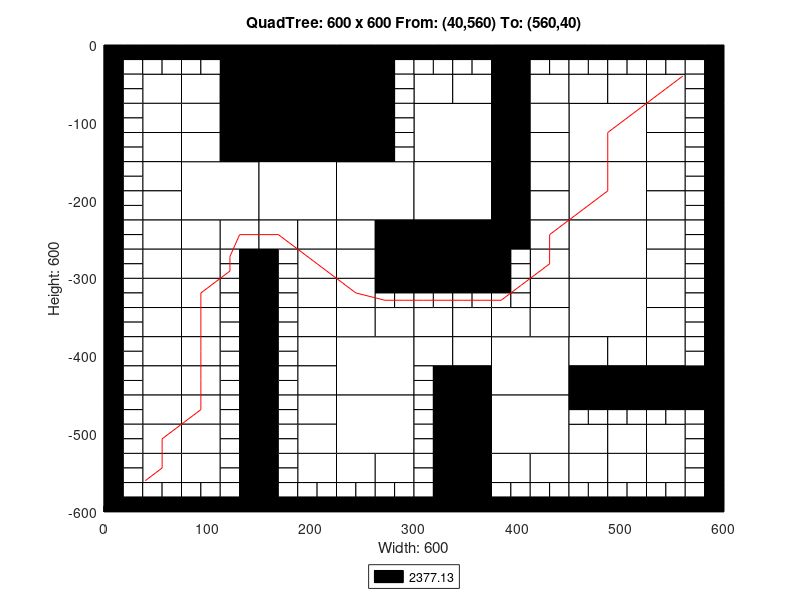

Reproduce this figure in MATLAB.
axis([0 600 -600 0]);
title('QuadTree: 600 x 600 From: (40,560) To: (560,40)');
xlabel('Width: 600');
ylabel('Height: 600');
rectangle('Position',[150 -75 75 75], 'FaceColor',[0 0 0]);
rectangle('Position',[150 -150 75 75], 'FaceColor',[0 0 0]);
rectangle('Position',[75 -225 75 75], 'FaceColor',[1 1 1]);
rectangle('Position',[150 -225 75 75], 'FaceColor',[1 1 1]);
rectangle('Position',[225 -225 75 75], 'FaceColor',[1 1 1]);
rectangle('Position',[300 -150 75 75], 'FaceColor',[1 1 1]);
rectangle('Position',[450 -150 75 75], 'FaceColor',[1 1 1]);
rectangle('Position',[300 -225 75 75], 'FaceColor',[1 1 1]);
rectangle('Position',[300 -300 75 75], 'FaceColor',[0 0 0]);
rectangle('Position',[450 -225 75 75], 'FaceColor',[1 1 1]);
rectangle('Position',[450 -300 75 75], 'FaceColor',[1 1 1]);
rectangle('Position',[225 -450 75 75], 'FaceColor',[1 1 1]);
rectangle('Position',[225 -525 75 75], 'FaceColor',[1 1 1]);
rectangle('Position',[375 -450 75 75], 'FaceColor',[1 1 1]);
rectangle('Position',[450 -375 75 75], 'FaceColor',[1 1 1]);
rectangle('Position',[375 -525 75 75], 'FaceColor',[1 1 1]);
rectangle('Position',[37.5 -75 37.5 37.5], 'FaceColor',[1 1 1]);
rectangle('Position',[112.5 -37.5 37.5 37.5], 'FaceColor',[0 0 0]);
rectangle('Position',[75 -75 37.5 37.5], 'FaceColor',[1 1 1]);
rectangle('Position',[112.5 -75 37.5 37.5], 'FaceColor',[0 0 0]);
rectangle('Position',[37.5 -112.5 37.5 37.5], 'FaceColor',[1 1 1]);
rectangle('Position',[37.5 -150 37.5 37.5], 'FaceColor',[1 1 1]);
rectangle('Position',[75 -112.5 37.5 37.5], 'FaceColor',[1 1 1]);
rectangle('Position',[112.5 -112.5 37.5 37.5], 'FaceColor',[0 0 0]);
rectangle('Position',[75 -150 37.5 37.5], 'FaceColor',[1 1 1]);
rectangle('Position',[112.5 -150 37.5 37.5], 'FaceColor',[0 0 0]);
rectangle('Position',[225 -37.5 37.5 37.5], 'FaceColor',[0 0 0]);
rectangle('Position',[225 -75 37.5 37.5], 'FaceColor',[0 0 0]);
rectangle('Position',[225 -112.5 37.5 37.5], 'FaceColor',[0 0 0]);
rectangle('Position',[225 -150 37.5 37.5], 'FaceColor',[0 0 0]);
rectangle('Position',[37.5 -187.5 37.5 37.5], 'FaceColor',[1 1 1]);
rectangle('Position',[37.5 -225 37.5 37.5], 'FaceColor',[1 1 1]);
rectangle('Position',[37.5 -262.5 37.5 37.5], 'FaceColor',[1 1 1]);
rectangle('Position',[37.5 -300 37.5 37.5], 'FaceColor',[1 1 1]);
rectangle('Position',[75 -262.5 37.5 37.5], 'FaceColor',[1 1 1]);
rectangle('Position',[112.5 -262.5 37.5 37.5], 'FaceColor',[1 1 1]);
rectangle('Position',[75 -300 37.5 37.5], 'FaceColor',[1 1 1]);
rectangle('Position',[150 -262.5 37.5 37.5], 'FaceColor',[1 1 1]);
rectangle('Position',[187.5 -262.5 37.5 37.5], 'FaceColor',[1 1 1]);
rectangle('Position',[187.5 -300 37.5 37.5], 'FaceColor',[1 1 1]);
rectangle('Position',[225 -262.5 37.5 37.5], 'FaceColor',[1 1 1]);
rectangle('Position',[262.5 -262.5 37.5 37.5], 'FaceColor',[0 0 0]);
rectangle('Position',[225 -300 37.5 37.5], 'FaceColor',[1 1 1]);
rectangle('Position',[262.5 -300 37.5 37.5], 'FaceColor',[0 0 0]);
rectangle('Position',[300 -75 37.5 37.5], 'FaceColor',[1 1 1]);
rectangle('Position',[337.5 -75 37.5 37.5], 'FaceColor',[1 1 1]);
rectangle('Position',[375 -37.5 37.5 37.5], 'FaceColor',[0 0 0]);
rectangle('Position',[375 -75 37.5 37.5], 'FaceColor',[0 0 0]);
rectangle('Position',[412.5 -75 37.5 37.5], 'FaceColor',[1 1 1]);
rectangle('Position',[375 -112.5 37.5 37.5], 'FaceColor',[0 0 0]);
rectangle('Position',[412.5 -112.5 37.5 37.5], 'FaceColor',[1 1 1]);
rectangle('Position',[375 -150 37.5 37.5], 'FaceColor',[0 0 0]);
rectangle('Position',[412.5 -150 37.5 37.5], 'FaceColor',[1 1 1]);
rectangle('Position',[450 -75 37.5 37.5], 'FaceColor',[1 1 1]);
rectangle('Position',[487.5 -75 37.5 37.5], 'FaceColor',[1 1 1]);
rectangle('Position',[525 -75 37.5 37.5], 'FaceColor',[1 1 1]);
rectangle('Position',[525 -112.5 37.5 37.5], 'FaceColor',[1 1 1]);
rectangle('Position',[525 -150 37.5 37.5], 'FaceColor',[1 1 1]);
rectangle('Position',[375 -187.5 37.5 37.5], 'FaceColor',[0 0 0]);
rectangle('Position',[412.5 -187.5 37.5 37.5], 'FaceColor',[1 1 1]);
rectangle('Position',[375 -225 37.5 37.5], 'FaceColor',[0 0 0]);
rectangle('Position',[412.5 -225 37.5 37.5], 'FaceColor',[1 1 1]);
rectangle('Position',[375 -262.5 37.5 37.5], 'FaceColor',[0 0 0]);
rectangle('Position',[412.5 -262.5 37.5 37.5], 'FaceColor',[1 1 1]);
rectangle('Position',[412.5 -300 37.5 37.5], 'FaceColor',[1 1 1]);
rectangle('Position',[525 -187.5 37.5 37.5], 'FaceColor',[1 1 1]);
rectangle('Position',[525 -225 37.5 37.5], 'FaceColor',[1 1 1]);
rectangle('Position',[525 -262.5 37.5 37.5], 'FaceColor',[1 1 1]);
rectangle('Position',[525 -300 37.5 37.5], 'FaceColor',[1 1 1]);
rectangle('Position',[37.5 -337.5 37.5 37.5], 'FaceColor',[1 1 1]);
rectangle('Position',[37.5 -375 37.5 37.5], 'FaceColor',[1 1 1]);
rectangle('Position',[75 -337.5 37.5 37.5], 'FaceColor',[1 1 1]);
rectangle('Position',[75 -375 37.5 37.5], 'FaceColor',[1 1 1]);
rectangle('Position',[37.5 -412.5 37.5 37.5], 'FaceColor',[1 1 1]);
rectangle('Position',[37.5 -450 37.5 37.5], 'FaceColor',[1 1 1]);
rectangle('Position',[75 -412.5 37.5 37.5], 'FaceColor',[1 1 1]);
rectangle('Position',[75 -450 37.5 37.5], 'FaceColor',[1 1 1]);
rectangle('Position',[187.5 -337.5 37.5 37.5], 'FaceColor',[1 1 1]);
rectangle('Position',[187.5 -375 37.5 37.5], 'FaceColor',[1 1 1]);
rectangle('Position',[225 -337.5 37.5 37.5], 'FaceColor',[1 1 1]);
rectangle('Position',[225 -375 37.5 37.5], 'FaceColor',[1 1 1]);
rectangle('Position',[262.5 -375 37.5 37.5], 'FaceColor',[1 1 1]);
rectangle('Position',[187.5 -412.5 37.5 37.5], 'FaceColor',[1 1 1]);
rectangle('Position',[187.5 -450 37.5 37.5], 'FaceColor',[1 1 1]);
rectangle('Position',[37.5 -487.5 37.5 37.5], 'FaceColor',[1 1 1]);
rectangle('Position',[37.5 -525 37.5 37.5], 'FaceColor',[1 1 1]);
rectangle('Position',[75 -487.5 37.5 37.5], 'FaceColor',[1 1 1]);
rectangle('Position',[75 -525 37.5 37.5], 'FaceColor',[1 1 1]);
rectangle('Position',[37.5 -562.5 37.5 37.5], 'FaceColor',[1 1 1]);
rectangle('Position',[75 -562.5 37.5 37.5], 'FaceColor',[1 1 1]);
rectangle('Position',[187.5 -487.5 37.5 37.5], 'FaceColor',[1 1 1]);
rectangle('Position',[187.5 -525 37.5 37.5], 'FaceColor',[1 1 1]);
rectangle('Position',[187.5 -562.5 37.5 37.5], 'FaceColor',[1 1 1]);
rectangle('Position',[225 -562.5 37.5 37.5], 'FaceColor',[1 1 1]);
rectangle('Position',[262.5 -562.5 37.5 37.5], 'FaceColor',[1 1 1]);
rectangle('Position',[300 -375 37.5 37.5], 'FaceColor',[1 1 1]);
rectangle('Position',[337.5 -375 37.5 37.5], 'FaceColor',[1 1 1]);
rectangle('Position',[412.5 -337.5 37.5 37.5], 'FaceColor',[1 1 1]);
rectangle('Position',[375 -375 37.5 37.5], 'FaceColor',[1 1 1]);
rectangle('Position',[412.5 -375 37.5 37.5], 'FaceColor',[1 1 1]);
rectangle('Position',[300 -412.5 37.5 37.5], 'FaceColor',[1 1 1]);
rectangle('Position',[337.5 -412.5 37.5 37.5], 'FaceColor',[1 1 1]);
rectangle('Position',[337.5 -450 37.5 37.5], 'FaceColor',[0 0 0]);
rectangle('Position',[525 -337.5 37.5 37.5], 'FaceColor',[1 1 1]);
rectangle('Position',[525 -375 37.5 37.5], 'FaceColor',[1 1 1]);
rectangle('Position',[450 -412.5 37.5 37.5], 'FaceColor',[1 1 1]);
rectangle('Position',[487.5 -412.5 37.5 37.5], 'FaceColor',[1 1 1]);
rectangle('Position',[450 -450 37.5 37.5], 'FaceColor',[0 0 0]);
rectangle('Position',[487.5 -450 37.5 37.5], 'FaceColor',[0 0 0]);
rectangle('Position',[525 -412.5 37.5 37.5], 'FaceColor',[1 1 1]);
rectangle('Position',[525 -450 37.5 37.5], 'FaceColor',[0 0 0]);
rectangle('Position',[562.5 -450 37.5 37.5], 'FaceColor',[0 0 0]);
rectangle('Position',[337.5 -487.5 37.5 37.5], 'FaceColor',[0 0 0]);
rectangle('Position',[337.5 -525 37.5 37.5], 'FaceColor',[0 0 0]);
rectangle('Position',[337.5 -562.5 37.5 37.5], 'FaceColor',[0 0 0]);
rectangle('Position',[337.5 -600 37.5 37.5], 'FaceColor',[0 0 0]);
rectangle('Position',[375 -562.5 37.5 37.5], 'FaceColor',[1 1 1]);
rectangle('Position',[412.5 -562.5 37.5 37.5], 'FaceColor',[1 1 1]);
rectangle('Position',[450 -525 37.5 37.5], 'FaceColor',[1 1 1]);
rectangle('Position',[487.5 -525 37.5 37.5], 'FaceColor',[1 1 1]);
rectangle('Position',[525 -525 37.5 37.5], 'FaceColor',[1 1 1]);
rectangle('Position',[450 -562.5 37.5 37.5], 'FaceColor',[1 1 1]);
rectangle('Position',[487.5 -562.5 37.5 37.5], 'FaceColor',[1 1 1]);
rectangle('Position',[525 -562.5 37.5 37.5], 'FaceColor',[1 1 1]);
rectangle('Position',[0 -18.75 18.75 18.75], 'FaceColor',[0 0 0]);
rectangle('Position',[18.75 -18.75 18.75 18.75], 'FaceColor',[0 0 0]);
rectangle('Position',[0 -37.5 18.75 18.75], 'FaceColor',[0 0 0]);
rectangle('Position',[18.75 -37.5 18.75 18.75], 'FaceColor',[1 1 1]);
rectangle('Position',[37.5 -18.75 18.75 18.75], 'FaceColor',[0 0 0]);
rectangle('Position',[56.25 -18.75 18.75 18.75], 'FaceColor',[0 0 0]);
rectangle('Position',[37.5 -37.5 18.75 18.75], 'FaceColor',[1 1 1]);
rectangle('Position',[56.25 -37.5 18.75 18.75], 'FaceColor',[1 1 1]);
rectangle('Position',[0 -56.25 18.75 18.75], 'FaceColor',[0 0 0]);
rectangle('Position',[18.75 -56.25 18.75 18.75], 'FaceColor',[1 1 1]);
rectangle('Position',[0 -75 18.75 18.75], 'FaceColor',[0 0 0]);
rectangle('Position',[18.75 -75 18.75 18.75], 'FaceColor',[1 1 1]);
rectangle('Position',[75 -18.75 18.75 18.75], 'FaceColor',[0 0 0]);
rectangle('Position',[93.75 -18.75 18.75 18.75], 'FaceColor',[0 0 0]);
rectangle('Position',[75 -37.5 18.75 18.75], 'FaceColor',[1 1 1]);
rectangle('Position',[93.75 -37.5 18.75 18.75], 'FaceColor',[1 1 1]);
rectangle('Position',[0 -93.75 18.75 18.75], 'FaceColor',[0 0 0]);
rectangle('Position',[18.75 -93.75 18.75 18.75], 'FaceColor',[1 1 1]);
rectangle('Position',[0 -112.5 18.75 18.75], 'FaceColor',[0 0 0]);
rectangle('Position',[18.75 -112.5 18.75 18.75], 'FaceColor',[1 1 1]);
rectangle('Position',[0 -131.25 18.75 18.75], 'FaceColor',[0 0 0]);
rectangle('Position',[18.75 -131.25 18.75 18.75], 'FaceColor',[1 1 1]);
rectangle('Position',[0 -150 18.75 18.75], 'FaceColor',[0 0 0]);
rectangle('Position',[18.75 -150 18.75 18.75], 'FaceColor',[1 1 1]);
rectangle('Position',[262.5 -18.75 18.75 18.75], 'FaceColor',[0 0 0]);
rectangle('Position',[281.25 -18.75 18.75 18.75], 'FaceColor',[0 0 0]);
rectangle('Position',[262.5 -37.5 18.75 18.75], 'FaceColor',[0 0 0]);
rectangle('Position',[281.25 -37.5 18.75 18.75], 'FaceColor',[1 1 1]);
rectangle('Position',[262.5 -56.25 18.75 18.75], 'FaceColor',[0 0 0]);
rectangle('Position',[281.25 -56.25 18.75 18.75], 'FaceColor',[1 1 1]);
rectangle('Position',[262.5 -75 18.75 18.75], 'FaceColor',[0 0 0]);
rectangle('Position',[281.25 -75 18.75 18.75], 'FaceColor',[1 1 1]);
rectangle('Position',[262.5 -93.75 18.75 18.75], 'FaceColor',[0 0 0]);
rectangle('Position',[281.25 -93.75 18.75 18.75], 'FaceColor',[1 1 1]);
rectangle('Position',[262.5 -112.5 18.75 18.75], 'FaceColor',[0 0 0]);
rectangle('Position',[281.25 -112.5 18.75 18.75], 'FaceColor',[1 1 1]);
rectangle('Position',[262.5 -131.25 18.75 18.75], 'FaceColor',[0 0 0]);
rectangle('Position',[281.25 -131.25 18.75 18.75], 'FaceColor',[1 1 1]);
rectangle('Position',[262.5 -150 18.75 18.75], 'FaceColor',[0 0 0]);
rectangle('Position',[281.25 -150 18.75 18.75], 'FaceColor',[1 1 1]);
rectangle('Position',[0 -168.75 18.75 18.75], 'FaceColor',[0 0 0]);
rectangle('Position',[18.75 -168.75 18.75 18.75], 'FaceColor',[1 1 1]);
rectangle('Position',[0 -187.5 18.75 18.75], 'FaceColor',[0 0 0]);
rectangle('Position',[18.75 -187.5 18.75 18.75], 'FaceColor',[1 1 1]);
rectangle('Position',[0 -206.25 18.75 18.75], 'FaceColor',[0 0 0]);
rectangle('Position',[18.75 -206.25 18.75 18.75], 'FaceColor',[1 1 1]);
rectangle('Position',[0 -225 18.75 18.75], 'FaceColor',[0 0 0]);
rectangle('Position',[18.75 -225 18.75 18.75], 'FaceColor',[1 1 1]);
rectangle('Position',[0 -243.75 18.75 18.75], 'FaceColor',[0 0 0]);
rectangle('Position',[18.75 -243.75 18.75 18.75], 'FaceColor',[1 1 1]);
rectangle('Position',[0 -262.5 18.75 18.75], 'FaceColor',[0 0 0]);
rectangle('Position',[18.75 -262.5 18.75 18.75], 'FaceColor',[1 1 1]);
rectangle('Position',[0 -281.25 18.75 18.75], 'FaceColor',[0 0 0]);
rectangle('Position',[18.75 -281.25 18.75 18.75], 'FaceColor',[1 1 1]);
rectangle('Position',[0 -300 18.75 18.75], 'FaceColor',[0 0 0]);
rectangle('Position',[18.75 -300 18.75 18.75], 'FaceColor',[1 1 1]);
rectangle('Position',[112.5 -281.25 18.75 18.75], 'FaceColor',[1 1 1]);
rectangle('Position',[131.25 -281.25 18.75 18.75], 'FaceColor',[0 0 0]);
rectangle('Position',[112.5 -300 18.75 18.75], 'FaceColor',[1 1 1]);
rectangle('Position',[131.25 -300 18.75 18.75], 'FaceColor',[0 0 0]);
rectangle('Position',[150 -281.25 18.75 18.75], 'FaceColor',[0 0 0]);
rectangle('Position',[168.75 -281.25 18.75 18.75], 'FaceColor',[1 1 1]);
rectangle('Position',[150 -300 18.75 18.75], 'FaceColor',[0 0 0]);
rectangle('Position',[168.75 -300 18.75 18.75], 'FaceColor',[1 1 1]);
rectangle('Position',[300 -18.75 18.75 18.75], 'FaceColor',[0 0 0]);
rectangle('Position',[318.75 -18.75 18.75 18.75], 'FaceColor',[0 0 0]);
rectangle('Position',[300 -37.5 18.75 18.75], 'FaceColor',[1 1 1]);
rectangle('Position',[318.75 -37.5 18.75 18.75], 'FaceColor',[1 1 1]);
rectangle('Position',[337.5 -18.75 18.75 18.75], 'FaceColor',[0 0 0]);
rectangle('Position',[356.25 -18.75 18.75 18.75], 'FaceColor',[0 0 0]);
rectangle('Position',[337.5 -37.5 18.75 18.75], 'FaceColor',[1 1 1]);
rectangle('Position',[356.25 -37.5 18.75 18.75], 'FaceColor',[1 1 1]);
rectangle('Position',[412.5 -18.75 18.75 18.75], 'FaceColor',[0 0 0]);
rectangle('Position',[431.25 -18.75 18.75 18.75], 'FaceColor',[0 0 0]);
rectangle('Position',[412.5 -37.5 18.75 18.75], 'FaceColor',[1 1 1]);
rectangle('Position',[431.25 -37.5 18.75 18.75], 'FaceColor',[1 1 1]);
rectangle('Position',[450 -18.75 18.75 18.75], 'FaceColor',[0 0 0]);
rectangle('Position',[468.75 -18.75 18.75 18.75], 'FaceColor',[0 0 0]);
rectangle('Position',[450 -37.5 18.75 18.75], 'FaceColor',[1 1 1]);
rectangle('Position',[468.75 -37.5 18.75 18.75], 'FaceColor',[1 1 1]);
rectangle('Position',[487.5 -18.75 18.75 18.75], 'FaceColor',[0 0 0]);
rectangle('Position',[506.25 -18.75 18.75 18.75], 'FaceColor',[0 0 0]);
rectangle('Position',[487.5 -37.5 18.75 18.75], 'FaceColor',[1 1 1]);
rectangle('Position',[506.25 -37.5 18.75 18.75], 'FaceColor',[1 1 1]);
rectangle('Position',[525 -18.75 18.75 18.75], 'FaceColor',[0 0 0]);
rectangle('Position',[543.75 -18.75 18.75 18.75], 'FaceColor',[0 0 0]);
rectangle('Position',[525 -37.5 18.75 18.75], 'FaceColor',[1 1 1]);
rectangle('Position',[543.75 -37.5 18.75 18.75], 'FaceColor',[1 1 1]);
rectangle('Position',[562.5 -18.75 18.75 18.75], 'FaceColor',[0 0 0]);
rectangle('Position',[581.25 -18.75 18.75 18.75], 'FaceColor',[0 0 0]);
rectangle('Position',[562.5 -37.5 18.75 18.75], 'FaceColor',[1 1 1]);
rectangle('Position',[581.25 -37.5 18.75 18.75], 'FaceColor',[0 0 0]);
rectangle('Position',[562.5 -56.25 18.75 18.75], 'FaceColor',[1 1 1]);
rectangle('Position',[581.25 -56.25 18.75 18.75], 'FaceColor',[0 0 0]);
rectangle('Position',[562.5 -75 18.75 18.75], 'FaceColor',[1 1 1]);
rectangle('Position',[581.25 -75 18.75 18.75], 'FaceColor',[0 0 0]);
rectangle('Position',[562.5 -93.75 18.75 18.75], 'FaceColor',[1 1 1]);
rectangle('Position',[581.25 -93.75 18.75 18.75], 'FaceColor',[0 0 0]);
rectangle('Position',[562.5 -112.5 18.75 18.75], 'FaceColor',[1 1 1]);
rectangle('Position',[581.25 -112.5 18.75 18.75], 'FaceColor',[0 0 0]);
rectangle('Position',[562.5 -131.25 18.75 18.75], 'FaceColor',[1 1 1]);
rectangle('Position',[581.25 -131.25 18.75 18.75], 'FaceColor',[0 0 0]);
rectangle('Position',[562.5 -150 18.75 18.75], 'FaceColor',[1 1 1]);
rectangle('Position',[581.25 -150 18.75 18.75], 'FaceColor',[0 0 0]);
rectangle('Position',[375 -281.25 18.75 18.75], 'FaceColor',[0 0 0]);
rectangle('Position',[393.75 -281.25 18.75 18.75], 'FaceColor',[1 1 1]);
rectangle('Position',[375 -300 18.75 18.75], 'FaceColor',[0 0 0]);
rectangle('Position',[393.75 -300 18.75 18.75], 'FaceColor',[1 1 1]);
rectangle('Position',[562.5 -168.75 18.75 18.75], 'FaceColor',[1 1 1]);
rectangle('Position',[581.25 -168.75 18.75 18.75], 'FaceColor',[0 0 0]);
rectangle('Position',[562.5 -187.5 18.75 18.75], 'FaceColor',[1 1 1]);
rectangle('Position',[581.25 -187.5 18.75 18.75], 'FaceColor',[0 0 0]);
rectangle('Position',[562.5 -206.25 18.75 18.75], 'FaceColor',[1 1 1]);
rectangle('Position',[581.25 -206.25 18.75 18.75], 'FaceColor',[0 0 0]);
rectangle('Position',[562.5 -225 18.75 18.75], 'FaceColor',[1 1 1]);
rectangle('Position',[581.25 -225 18.75 18.75], 'FaceColor',[0 0 0]);
rectangle('Position',[562.5 -243.75 18.75 18.75], 'FaceColor',[1 1 1]);
rectangle('Position',[581.25 -243.75 18.75 18.75], 'FaceColor',[0 0 0]);
rectangle('Position',[562.5 -262.5 18.75 18.75], 'FaceColor',[1 1 1]);
rectangle('Position',[581.25 -262.5 18.75 18.75], 'FaceColor',[0 0 0]);
rectangle('Position',[562.5 -281.25 18.75 18.75], 'FaceColor',[1 1 1]);
rectangle('Position',[581.25 -281.25 18.75 18.75], 'FaceColor',[0 0 0]);
rectangle('Position',[562.5 -300 18.75 18.75], 'FaceColor',[1 1 1]);
rectangle('Position',[581.25 -300 18.75 18.75], 'FaceColor',[0 0 0]);
rectangle('Position',[0 -318.75 18.75 18.75], 'FaceColor',[0 0 0]);
rectangle('Position',[18.75 -318.75 18.75 18.75], 'FaceColor',[1 1 1]);
rectangle('Position',[0 -337.5 18.75 18.75], 'FaceColor',[0 0 0]);
rectangle('Position',[18.75 -337.5 18.75 18.75], 'FaceColor',[1 1 1]);
rectangle('Position',[0 -356.25 18.75 18.75], 'FaceColor',[0 0 0]);
rectangle('Position',[18.75 -356.25 18.75 18.75], 'FaceColor',[1 1 1]);
rectangle('Position',[0 -375 18.75 18.75], 'FaceColor',[0 0 0]);
rectangle('Position',[18.75 -375 18.75 18.75], 'FaceColor',[1 1 1]);
rectangle('Position',[112.5 -318.75 18.75 18.75], 'FaceColor',[1 1 1]);
rectangle('Position',[131.25 -318.75 18.75 18.75], 'FaceColor',[0 0 0]);
rectangle('Position',[112.5 -337.5 18.75 18.75], 'FaceColor',[1 1 1]);
rectangle('Position',[131.25 -337.5 18.75 18.75], 'FaceColor',[0 0 0]);
rectangle('Position',[112.5 -356.25 18.75 18.75], 'FaceColor',[1 1 1]);
rectangle('Position',[131.25 -356.25 18.75 18.75], 'FaceColor',[0 0 0]);
rectangle('Position',[112.5 -375 18.75 18.75], 'FaceColor',[1 1 1]);
rectangle('Position',[131.25 -375 18.75 18.75], 'FaceColor',[0 0 0]);
rectangle('Position',[0 -393.75 18.75 18.75], 'FaceColor',[0 0 0]);
rectangle('Position',[18.75 -393.75 18.75 18.75], 'FaceColor',[1 1 1]);
rectangle('Position',[0 -412.5 18.75 18.75], 'FaceColor',[0 0 0]);
rectangle('Position',[18.75 -412.5 18.75 18.75], 'FaceColor',[1 1 1]);
rectangle('Position',[0 -431.25 18.75 18.75], 'FaceColor',[0 0 0]);
rectangle('Position',[18.75 -431.25 18.75 18.75], 'FaceColor',[1 1 1]);
rectangle('Position',[0 -450 18.75 18.75], 'FaceColor',[0 0 0]);
rectangle('Position',[18.75 -450 18.75 18.75], 'FaceColor',[1 1 1]);
rectangle('Position',[112.5 -393.75 18.75 18.75], 'FaceColor',[1 1 1]);
rectangle('Position',[131.25 -393.75 18.75 18.75], 'FaceColor',[0 0 0]);
rectangle('Position',[112.5 -412.5 18.75 18.75], 'FaceColor',[1 1 1]);
rectangle('Position',[131.25 -412.5 18.75 18.75], 'FaceColor',[0 0 0]);
rectangle('Position',[112.5 -431.25 18.75 18.75], 'FaceColor',[1 1 1]);
rectangle('Position',[131.25 -431.25 18.75 18.75], 'FaceColor',[0 0 0]);
rectangle('Position',[112.5 -450 18.75 18.75], 'FaceColor',[1 1 1]);
rectangle('Position',[131.25 -450 18.75 18.75], 'FaceColor',[0 0 0]);
rectangle('Position',[150 -318.75 18.75 18.75], 'FaceColor',[0 0 0]);
rectangle('Position',[168.75 -318.75 18.75 18.75], 'FaceColor',[1 1 1]);
rectangle('Position',[150 -337.5 18.75 18.75], 'FaceColor',[0 0 0]);
rectangle('Position',[168.75 -337.5 18.75 18.75], 'FaceColor',[1 1 1]);
rectangle('Position',[150 -356.25 18.75 18.75], 'FaceColor',[0 0 0]);
rectangle('Position',[168.75 -356.25 18.75 18.75], 'FaceColor',[1 1 1]);
rectangle('Position',[150 -375 18.75 18.75], 'FaceColor',[0 0 0]);
rectangle('Position',[168.75 -375 18.75 18.75], 'FaceColor',[1 1 1]);
rectangle('Position',[262.5 -318.75 18.75 18.75], 'FaceColor',[0 0 0]);
rectangle('Position',[281.25 -318.75 18.75 18.75], 'FaceColor',[0 0 0]);
rectangle('Position',[262.5 -337.5 18.75 18.75], 'FaceColor',[1 1 1]);
rectangle('Position',[281.25 -337.5 18.75 18.75], 'FaceColor',[1 1 1]);
rectangle('Position',[150 -393.75 18.75 18.75], 'FaceColor',[0 0 0]);
rectangle('Position',[168.75 -393.75 18.75 18.75], 'FaceColor',[1 1 1]);
rectangle('Position',[150 -412.5 18.75 18.75], 'FaceColor',[0 0 0]);
rectangle('Position',[168.75 -412.5 18.75 18.75], 'FaceColor',[1 1 1]);
rectangle('Position',[150 -431.25 18.75 18.75], 'FaceColor',[0 0 0]);
rectangle('Position',[168.75 -431.25 18.75 18.75], 'FaceColor',[1 1 1]);
rectangle('Position',[150 -450 18.75 18.75], 'FaceColor',[0 0 0]);
rectangle('Position',[168.75 -450 18.75 18.75], 'FaceColor',[1 1 1]);
rectangle('Position',[0 -468.75 18.75 18.75], 'FaceColor',[0 0 0]);
rectangle('Position',[18.75 -468.75 18.75 18.75], 'FaceColor',[1 1 1]);
rectangle('Position',[0 -487.5 18.75 18.75], 'FaceColor',[0 0 0]);
rectangle('Position',[18.75 -487.5 18.75 18.75], 'FaceColor',[1 1 1]);
rectangle('Position',[0 -506.25 18.75 18.75], 'FaceColor',[0 0 0]);
rectangle('Position',[18.75 -506.25 18.75 18.75], 'FaceColor',[1 1 1]);
rectangle('Position',[0 -525 18.75 18.75], 'FaceColor',[0 0 0]);
rectangle('Position',[18.75 -525 18.75 18.75], 'FaceColor',[1 1 1]);
rectangle('Position',[112.5 -468.75 18.75 18.75], 'FaceColor',[1 1 1]);
rectangle('Position',[131.25 -468.75 18.75 18.75], 'FaceColor',[0 0 0]);
rectangle('Position',[112.5 -487.5 18.75 18.75], 'FaceColor',[1 1 1]);
rectangle('Position',[131.25 -487.5 18.75 18.75], 'FaceColor',[0 0 0]);
rectangle('Position',[112.5 -506.25 18.75 18.75], 'FaceColor',[1 1 1]);
rectangle('Position',[131.25 -506.25 18.75 18.75], 'FaceColor',[0 0 0]);
rectangle('Position',[112.5 -525 18.75 18.75], 'FaceColor',[1 1 1]);
rectangle('Position',[131.25 -525 18.75 18.75], 'FaceColor',[0 0 0]);
rectangle('Position',[0 -543.75 18.75 18.75], 'FaceColor',[0 0 0]);
rectangle('Position',[18.75 -543.75 18.75 18.75], 'FaceColor',[1 1 1]);
rectangle('Position',[0 -562.5 18.75 18.75], 'FaceColor',[0 0 0]);
rectangle('Position',[18.75 -562.5 18.75 18.75], 'FaceColor',[1 1 1]);
rectangle('Position',[0 -581.25 18.75 18.75], 'FaceColor',[0 0 0]);
rectangle('Position',[18.75 -581.25 18.75 18.75], 'FaceColor',[1 1 1]);
rectangle('Position',[0 -600 18.75 18.75], 'FaceColor',[0 0 0]);
rectangle('Position',[18.75 -600 18.75 18.75], 'FaceColor',[0 0 0]);
rectangle('Position',[37.5 -581.25 18.75 18.75], 'FaceColor',[1 1 1]);
rectangle('Position',[56.25 -581.25 18.75 18.75], 'FaceColor',[1 1 1]);
rectangle('Position',[37.5 -600 18.75 18.75], 'FaceColor',[0 0 0]);
rectangle('Position',[56.25 -600 18.75 18.75], 'FaceColor',[0 0 0]);
rectangle('Position',[112.5 -543.75 18.75 18.75], 'FaceColor',[1 1 1]);
rectangle('Position',[131.25 -543.75 18.75 18.75], 'FaceColor',[0 0 0]);
rectangle('Position',[112.5 -562.5 18.75 18.75], 'FaceColor',[1 1 1]);
rectangle('Position',[131.25 -562.5 18.75 18.75], 'FaceColor',[0 0 0]);
rectangle('Position',[75 -581.25 18.75 18.75], 'FaceColor',[1 1 1]);
rectangle('Position',[93.75 -581.25 18.75 18.75], 'FaceColor',[1 1 1]);
rectangle('Position',[75 -600 18.75 18.75], 'FaceColor',[0 0 0]);
rectangle('Position',[93.75 -600 18.75 18.75], 'FaceColor',[0 0 0]);
rectangle('Position',[112.5 -581.25 18.75 18.75], 'FaceColor',[1 1 1]);
rectangle('Position',[131.25 -581.25 18.75 18.75], 'FaceColor',[0 0 0]);
rectangle('Position',[112.5 -600 18.75 18.75], 'FaceColor',[0 0 0]);
rectangle('Position',[131.25 -600 18.75 18.75], 'FaceColor',[0 0 0]);
rectangle('Position',[150 -468.75 18.75 18.75], 'FaceColor',[0 0 0]);
rectangle('Position',[168.75 -468.75 18.75 18.75], 'FaceColor',[1 1 1]);
rectangle('Position',[150 -487.5 18.75 18.75], 'FaceColor',[0 0 0]);
rectangle('Position',[168.75 -487.5 18.75 18.75], 'FaceColor',[1 1 1]);
rectangle('Position',[150 -506.25 18.75 18.75], 'FaceColor',[0 0 0]);
rectangle('Position',[168.75 -506.25 18.75 18.75], 'FaceColor',[1 1 1]);
rectangle('Position',[150 -525 18.75 18.75], 'FaceColor',[0 0 0]);
rectangle('Position',[168.75 -525 18.75 18.75], 'FaceColor',[1 1 1]);
rectangle('Position',[150 -543.75 18.75 18.75], 'FaceColor',[0 0 0]);
rectangle('Position',[168.75 -543.75 18.75 18.75], 'FaceColor',[1 1 1]);
rectangle('Position',[150 -562.5 18.75 18.75], 'FaceColor',[0 0 0]);
rectangle('Position',[168.75 -562.5 18.75 18.75], 'FaceColor',[1 1 1]);
rectangle('Position',[150 -581.25 18.75 18.75], 'FaceColor',[0 0 0]);
rectangle('Position',[168.75 -581.25 18.75 18.75], 'FaceColor',[1 1 1]);
rectangle('Position',[150 -600 18.75 18.75], 'FaceColor',[0 0 0]);
rectangle('Position',[168.75 -600 18.75 18.75], 'FaceColor',[0 0 0]);
rectangle('Position',[187.5 -581.25 18.75 18.75], 'FaceColor',[1 1 1]);
rectangle('Position',[206.25 -581.25 18.75 18.75], 'FaceColor',[1 1 1]);
rectangle('Position',[187.5 -600 18.75 18.75], 'FaceColor',[0 0 0]);
rectangle('Position',[206.25 -600 18.75 18.75], 'FaceColor',[0 0 0]);
rectangle('Position',[225 -581.25 18.75 18.75], 'FaceColor',[1 1 1]);
rectangle('Position',[243.75 -581.25 18.75 18.75], 'FaceColor',[1 1 1]);
rectangle('Position',[225 -600 18.75 18.75], 'FaceColor',[0 0 0]);
rectangle('Position',[243.75 -600 18.75 18.75], 'FaceColor',[0 0 0]);
rectangle('Position',[262.5 -581.25 18.75 18.75], 'FaceColor',[1 1 1]);
rectangle('Position',[281.25 -581.25 18.75 18.75], 'FaceColor',[1 1 1]);
rectangle('Position',[262.5 -600 18.75 18.75], 'FaceColor',[0 0 0]);
rectangle('Position',[281.25 -600 18.75 18.75], 'FaceColor',[0 0 0]);
rectangle('Position',[300 -318.75 18.75 18.75], 'FaceColor',[0 0 0]);
rectangle('Position',[318.75 -318.75 18.75 18.75], 'FaceColor',[0 0 0]);
rectangle('Position',[300 -337.5 18.75 18.75], 'FaceColor',[1 1 1]);
rectangle('Position',[318.75 -337.5 18.75 18.75], 'FaceColor',[1 1 1]);
rectangle('Position',[337.5 -318.75 18.75 18.75], 'FaceColor',[0 0 0]);
rectangle('Position',[356.25 -318.75 18.75 18.75], 'FaceColor',[0 0 0]);
rectangle('Position',[337.5 -337.5 18.75 18.75], 'FaceColor',[1 1 1]);
rectangle('Position',[356.25 -337.5 18.75 18.75], 'FaceColor',[1 1 1]);
rectangle('Position',[375 -318.75 18.75 18.75], 'FaceColor',[0 0 0]);
rectangle('Position',[393.75 -318.75 18.75 18.75], 'FaceColor',[1 1 1]);
rectangle('Position',[375 -337.5 18.75 18.75], 'FaceColor',[1 1 1]);
rectangle('Position',[393.75 -337.5 18.75 18.75], 'FaceColor',[1 1 1]);
rectangle('Position',[300 -431.25 18.75 18.75], 'FaceColor',[1 1 1]);
rectangle('Position',[318.75 -431.25 18.75 18.75], 'FaceColor',[0 0 0]);
rectangle('Position',[300 -450 18.75 18.75], 'FaceColor',[1 1 1]);
rectangle('Position',[318.75 -450 18.75 18.75], 'FaceColor',[0 0 0]);
rectangle('Position',[562.5 -318.75 18.75 18.75], 'FaceColor',[1 1 1]);
rectangle('Position',[581.25 -318.75 18.75 18.75], 'FaceColor',[0 0 0]);
rectangle('Position',[562.5 -337.5 18.75 18.75], 'FaceColor',[1 1 1]);
rectangle('Position',[581.25 -337.5 18.75 18.75], 'FaceColor',[0 0 0]);
rectangle('Position',[562.5 -356.25 18.75 18.75], 'FaceColor',[1 1 1]);
rectangle('Position',[581.25 -356.25 18.75 18.75], 'FaceColor',[0 0 0]);
rectangle('Position',[562.5 -375 18.75 18.75], 'FaceColor',[1 1 1]);
rectangle('Position',[581.25 -375 18.75 18.75], 'FaceColor',[0 0 0]);
rectangle('Position',[562.5 -393.75 18.75 18.75], 'FaceColor',[1 1 1]);
rectangle('Position',[581.25 -393.75 18.75 18.75], 'FaceColor',[0 0 0]);
rectangle('Position',[562.5 -412.5 18.75 18.75], 'FaceColor',[1 1 1]);
rectangle('Position',[581.25 -412.5 18.75 18.75], 'FaceColor',[0 0 0]);
rectangle('Position',[300 -468.75 18.75 18.75], 'FaceColor',[1 1 1]);
rectangle('Position',[318.75 -468.75 18.75 18.75], 'FaceColor',[0 0 0]);
rectangle('Position',[300 -487.5 18.75 18.75], 'FaceColor',[1 1 1]);
rectangle('Position',[318.75 -487.5 18.75 18.75], 'FaceColor',[0 0 0]);
rectangle('Position',[300 -506.25 18.75 18.75], 'FaceColor',[1 1 1]);
rectangle('Position',[318.75 -506.25 18.75 18.75], 'FaceColor',[0 0 0]);
rectangle('Position',[300 -525 18.75 18.75], 'FaceColor',[1 1 1]);
rectangle('Position',[318.75 -525 18.75 18.75], 'FaceColor',[0 0 0]);
rectangle('Position',[300 -543.75 18.75 18.75], 'FaceColor',[1 1 1]);
rectangle('Position',[318.75 -543.75 18.75 18.75], 'FaceColor',[0 0 0]);
rectangle('Position',[300 -562.5 18.75 18.75], 'FaceColor',[1 1 1]);
rectangle('Position',[318.75 -562.5 18.75 18.75], 'FaceColor',[0 0 0]);
rectangle('Position',[300 -581.25 18.75 18.75], 'FaceColor',[1 1 1]);
rectangle('Position',[318.75 -581.25 18.75 18.75], 'FaceColor',[0 0 0]);
rectangle('Position',[300 -600 18.75 18.75], 'FaceColor',[0 0 0]);
rectangle('Position',[318.75 -600 18.75 18.75], 'FaceColor',[0 0 0]);
rectangle('Position',[375 -581.25 18.75 18.75], 'FaceColor',[1 1 1]);
rectangle('Position',[393.75 -581.25 18.75 18.75], 'FaceColor',[1 1 1]);
rectangle('Position',[375 -600 18.75 18.75], 'FaceColor',[0 0 0]);
rectangle('Position',[393.75 -600 18.75 18.75], 'FaceColor',[0 0 0]);
rectangle('Position',[412.5 -581.25 18.75 18.75], 'FaceColor',[1 1 1]);
rectangle('Position',[431.25 -581.25 18.75 18.75], 'FaceColor',[1 1 1]);
rectangle('Position',[412.5 -600 18.75 18.75], 'FaceColor',[0 0 0]);
rectangle('Position',[431.25 -600 18.75 18.75], 'FaceColor',[0 0 0]);
rectangle('Position',[450 -468.75 18.75 18.75], 'FaceColor',[0 0 0]);
rectangle('Position',[468.75 -468.75 18.75 18.75], 'FaceColor',[0 0 0]);
rectangle('Position',[450 -487.5 18.75 18.75], 'FaceColor',[1 1 1]);
rectangle('Position',[468.75 -487.5 18.75 18.75], 'FaceColor',[1 1 1]);
rectangle('Position',[487.5 -468.75 18.75 18.75], 'FaceColor',[0 0 0]);
rectangle('Position',[506.25 -468.75 18.75 18.75], 'FaceColor',[0 0 0]);
rectangle('Position',[487.5 -487.5 18.75 18.75], 'FaceColor',[1 1 1]);
rectangle('Position',[506.25 -487.5 18.75 18.75], 'FaceColor',[1 1 1]);
rectangle('Position',[525 -468.75 18.75 18.75], 'FaceColor',[0 0 0]);
rectangle('Position',[543.75 -468.75 18.75 18.75], 'FaceColor',[0 0 0]);
rectangle('Position',[525 -487.5 18.75 18.75], 'FaceColor',[1 1 1]);
rectangle('Position',[543.75 -487.5 18.75 18.75], 'FaceColor',[1 1 1]);
rectangle('Position',[562.5 -468.75 18.75 18.75], 'FaceColor',[0 0 0]);
rectangle('Position',[581.25 -468.75 18.75 18.75], 'FaceColor',[0 0 0]);
rectangle('Position',[562.5 -487.5 18.75 18.75], 'FaceColor',[1 1 1]);
rectangle('Position',[581.25 -487.5 18.75 18.75], 'FaceColor',[0 0 0]);
rectangle('Position',[562.5 -506.25 18.75 18.75], 'FaceColor',[1 1 1]);
rectangle('Position',[581.25 -506.25 18.75 18.75], 'FaceColor',[0 0 0]);
rectangle('Position',[562.5 -525 18.75 18.75], 'FaceColor',[1 1 1]);
rectangle('Position',[581.25 -525 18.75 18.75], 'FaceColor',[0 0 0]);
rectangle('Position',[450 -581.25 18.75 18.75], 'FaceColor',[1 1 1]);
rectangle('Position',[468.75 -581.25 18.75 18.75], 'FaceColor',[1 1 1]);
rectangle('Position',[450 -600 18.75 18.75], 'FaceColor',[0 0 0]);
rectangle('Position',[468.75 -600 18.75 18.75], 'FaceColor',[0 0 0]);
rectangle('Position',[487.5 -581.25 18.75 18.75], 'FaceColor',[1 1 1]);
rectangle('Position',[506.25 -581.25 18.75 18.75], 'FaceColor',[1 1 1]);
rectangle('Position',[487.5 -600 18.75 18.75], 'FaceColor',[0 0 0]);
rectangle('Position',[506.25 -600 18.75 18.75], 'FaceColor',[0 0 0]);
rectangle('Position',[562.5 -543.75 18.75 18.75], 'FaceColor',[1 1 1]);
rectangle('Position',[581.25 -543.75 18.75 18.75], 'FaceColor',[0 0 0]);
rectangle('Position',[562.5 -562.5 18.75 18.75], 'FaceColor',[1 1 1]);
rectangle('Position',[581.25 -562.5 18.75 18.75], 'FaceColor',[0 0 0]);
rectangle('Position',[525 -581.25 18.75 18.75], 'FaceColor',[1 1 1]);
rectangle('Position',[543.75 -581.25 18.75 18.75], 'FaceColor',[1 1 1]);
rectangle('Position',[525 -600 18.75 18.75], 'FaceColor',[0 0 0]);
rectangle('Position',[543.75 -600 18.75 18.75], 'FaceColor',[0 0 0]);
rectangle('Position',[562.5 -581.25 18.75 18.75], 'FaceColor',[1 1 1]);
rectangle('Position',[581.25 -581.25 18.75 18.75], 'FaceColor',[0 0 0]);
rectangle('Position',[562.5 -600 18.75 18.75], 'FaceColor',[0 0 0]);
rectangle('Position',[581.25 -600 18.75 18.75], 'FaceColor',[0 0 0]);
X=[560,543.75,487.5,487.5,431.25,431.25,403.125,384.375,365.625,346.875,328.125,309.375,290.625,271.875,243.75,206.25,168.75,131.25,121.875,121.875,93.75,93.75,93.75,93.75,93.75,56.25,56.25,40];
Y=[-40,-56.25,-112.5,-187.5,-243.75,-281.25,-309.375,-328.125,-328.125,-328.125,-328.125,-328.125,-328.125,-328.125,-318.75,-281.25,-243.75,-243.75,-271.875,-290.625,-318.75,-356.25,-393.75,-431.25,-468.75,-506.25,-543.75,-560];
hold on;
plot(X,Y,'r');
legend('2377.13','Location','southoutside');
